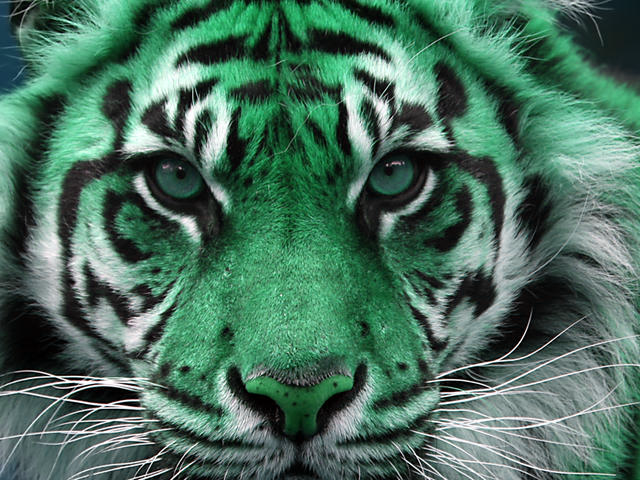
%> input picture Examen/imagenes/tiger.tif, 640 x 480 px
$ octave tigger.m   (GNU Octave 9; MATLAB toolbox functions it lacks are replaced by stand-ins)
%> lines starting %> are read from the running program, lines starting %| are printed output that depends on the picture
### Examen/myhist.m
function myhist(Imagen)
Intensidad2=zeros(256,1);
for i = 1:256
  Intensidad2(i,1)=sum(sum(Imagen==i));
endfor
bar(Intensidad2);


endfunction

### Examen/tigger.m
clc; close all; clear

%leemos la imagen del tigre
A=imread('./imagenes/tiger.tif');
%> A is the input picture: size 480x640x3 uint8; mean R, G, B 73.6, 111.7, 94
%Hacemos una copia de nuestra imagen
A_aux=A;
%separamos los canales de la imagen
Red=A(:,:,1);
Green=A(:,:,2);
Blue=A(:,:,3);
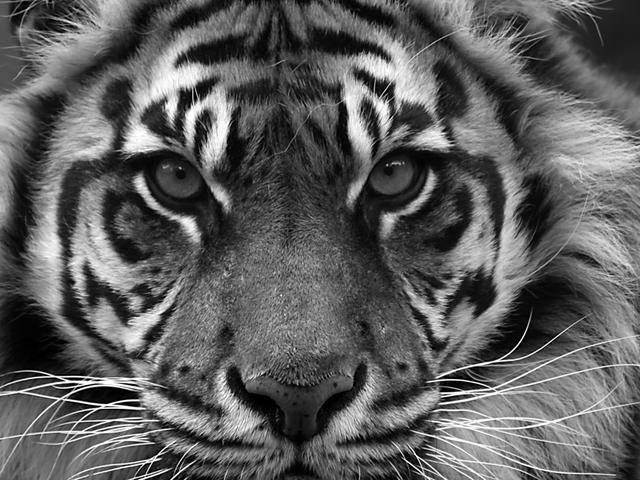
%> Blue: size 480x640 uint8; min 0, max 255, mean 94
%se crea la mascara para invertit los canales
Mascara=255*ones(size(Red)(1),size(Red)(2));

figure
myhist(Red);
%> after the loop in myhist, `for i = 1:256`: Intensidad2 = 256 values, max 3531 at index 20, min 0 at index 256, mean 1191.4
title 'Histograma canal rojo'
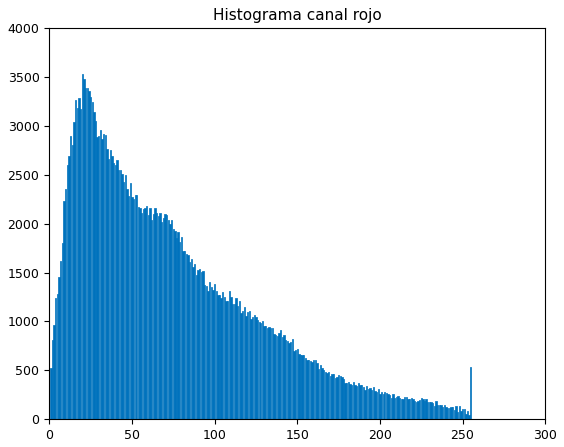
%> figure redrawn from the program's plot data; tallest bar 3531 high, from x = 19.6 to 20.4

figure
myhist(Green);
title 'Histograma canal verde'
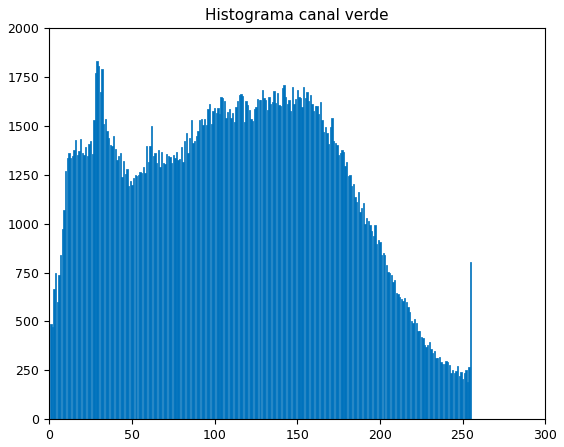
%> figure redrawn from the program's plot data; tallest bar 1833 high, from x = 28.6 to 29.4

figure
myhist(Blue);
title 'Histograma canal azul'
%> figure, not shown here; tallest bar 2323 high, from x = 28.6 to 29.4
%se invierten los canales
RedInvet=Mascara-Red;
GreenInvet=Mascara-Green;
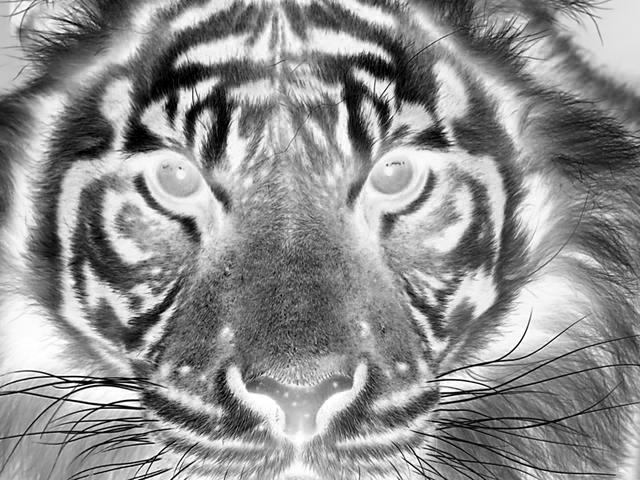
%> GreenInvet: size 480x640 uint8; min 0, max 255, mean 143.3
%BlueInvet=Mascara-Blue;

%se modiifca el canal invertido en la imagen copia
A_aux(:,:,1)=RedInvet;
A_aux(:,:,2)=GreenInvet;
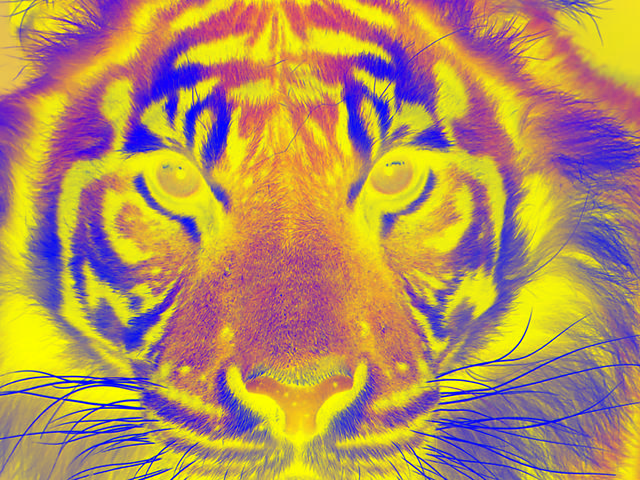
%> A_aux: size 480x640x3 uint8; mean R, G, B 181.4, 143.3, 94
%A_aux(:,:,3)=BlueInvet;

figure
myhist(RedInvet);
title 'Histograma canal rojo'
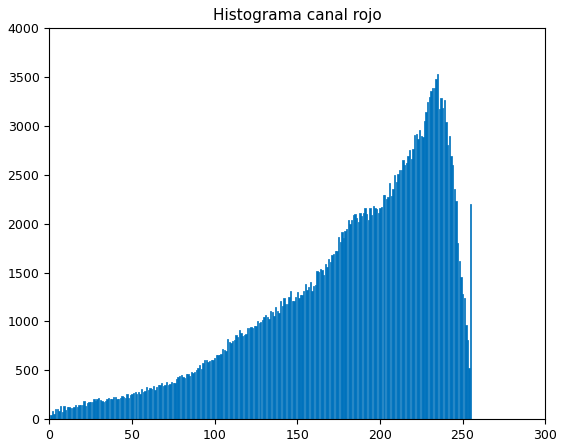
%> figure redrawn from the program's plot data; tallest bar 3531 high, from x = 234.6 to 235.4

figure
myhist(GreenInvet);
title 'Histograma canal verde'
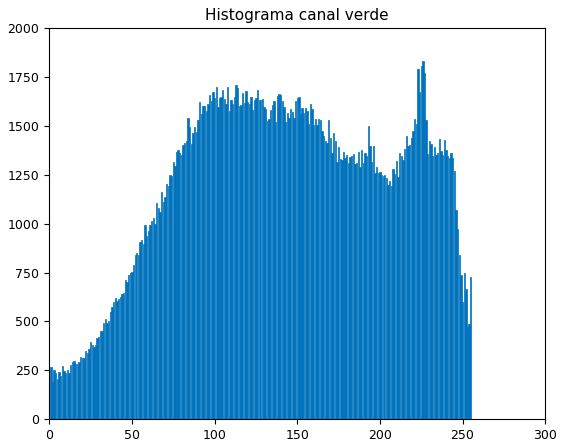
%> figure redrawn from the program's plot data; tallest bar 1833 high, from x = 225.6 to 226.4

figure
myhist(Blue);
title 'Histograma canal azul'

figure
subplot(1,2,1)
image(A)
subplot(1,2,2)
image(A_aux)
%escribimos la imagen procesada en el archivo tiger2.tif
imwrite(A_aux, "./imagenes/tiger2.tif");
